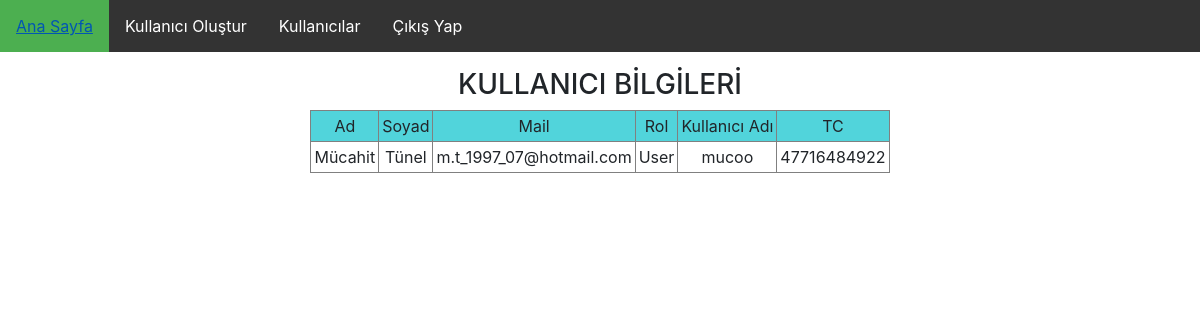
/1/kullanici_goruntule, run on the app's committed database.
### Ortak/models.py (models this page shows, shortened)
class Kullanici(AbstractBaseUser):#Kullanıcı
    TC = models.BigIntegerField(unique=True)
    Kullanıcı_adı = models.CharField(max_length=20, unique=True, verbose_name='KULLANICI ADI')
    Ad = models.CharField(max_length=30, verbose_name='AD')
    Soyad = models.CharField(max_length=30,verbose_name='SOYAD')
    is_active = models.BooleanField(default=False)
    is_staff = models.BooleanField(default=False)
    e_Mail = models.EmailField(max_length=255, unique=True, verbose_name='E-POSTA ADRESİ')
    Rol = models.CharField(max_length=50, choices=Roller, verbose_name='ROL')
    Sifre = models.CharField(max_length=24, verbose_name='ŞİFRE')
    USERNAME_FIELD = 'e_Mail'
    REQUIRED_FIELDS = ['Kullanıcı_adı','TC']
    nesne = UserManager()

### Ortak/views.py (the view)
# urls.py: url(r'^(?P<user_id>\d+)/kullanici_goruntule', views.kullanici_goruntule, name="Kullanıcı_görüntüle"),
def kullanici_goruntule(request, user_id):
    kullanici = Kullanici.nesne.get(id=user_id)
    return render(request, "Ortak/kullanici_goruntule.html", {'kullanici': kullanici})

### template/Ortak/kullanici_goruntule.html (shortened to what this page needs)
{% extends 'base.html' %}
{% block body %}
<center>
   	<link rel="stylesheet" href="https://cdnjs.cloudflare.com/ajax/libs/twitter-bootstrap/4.1.0/css/bootstrap.min.css" />
    <link rel="stylesheet" href="https://cdnjs.cloudflare.com/ajax/libs/bootstrap-datetimepicker/4.17.47/css/bootstrap-datetimepicker.min.css" />
    <h3>KULLANICI BİLGİLERİ</h3>
    <table border="1" cellpadding="3" cellspacing="0">
        <tr bgcolor="#51d4db">
            <td align="center">Ad</td>
            <td align="center">Soyad</td>
            <td align="center">Mail</td>
            <td align="center">Rol</td>
            <td align="center">Kullanıcı Adı</td>
            <td align="center">TC</td>
        </tr>
        <tr>
            <td align="center">{{ kullanici.Ad }}</td>
            <td align="center">{{ kullanici.Soyad }}</td>
            <td align="center">{{ kullanici.e_Mail }}</td>
            <td align="center">{{ kullanici.Rol }}</td>
            <td align="center">{{ kullanici.Kullanıcı_adı }}</td>
            <td align="center">{{ kullanici.TC }}</td>
        </tr>
    </table>
</center>
{% endblock %}

### data on the page
Kullanici: Ad "Mücahit", Soyad "Tünel", e_Mail "m.t_1997_07@hotmail.com", Rol "User", Kullanıcı_adı "mucoo", TC "47716484922"
